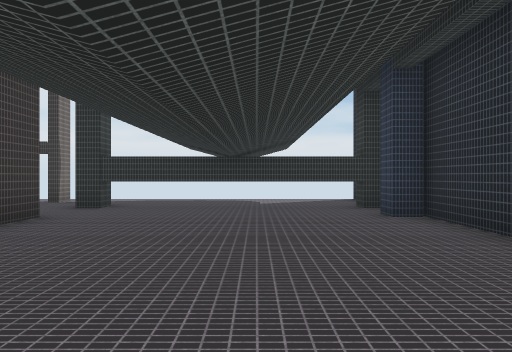
view 1 (above)

24 first-person views from a walk through a Unity game level. The camera is 1.5 m above the floor, looks level and sees 75° across. The floor is counted in squares, 2 m on a side. Each view is taken from the middle of a square. On the plan, view 1 faces up. The plan holds only what a view shows up to about 11 squares ahead; the rest is blank. The place goes on beyond the plan. The player is left out. Some animated figures are left out. Surface patterns are stand-ins for the level's own textures.

view 2
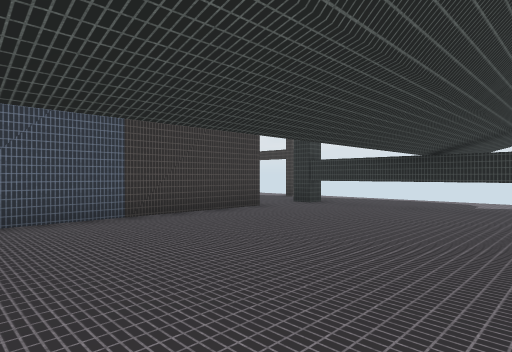

view 3
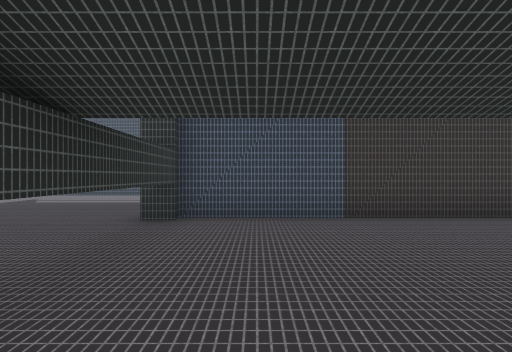

view 4
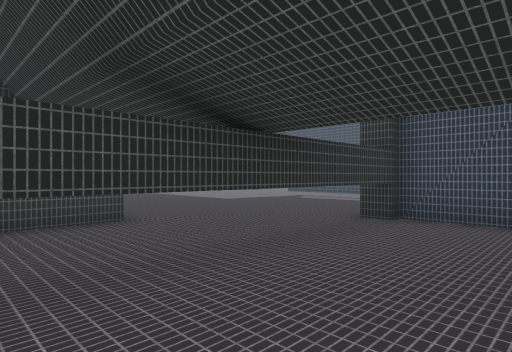

view 5
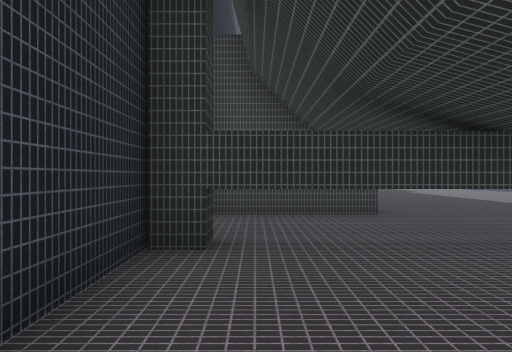

view 6
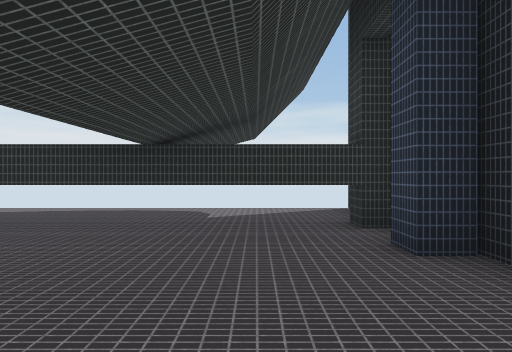

view 7
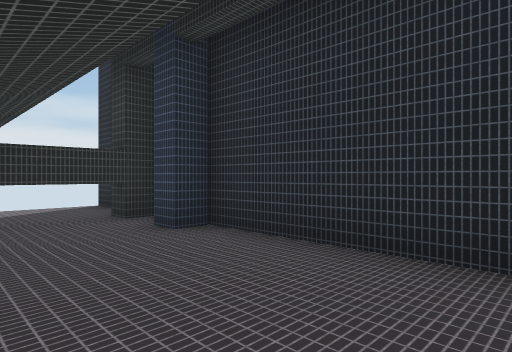

view 8
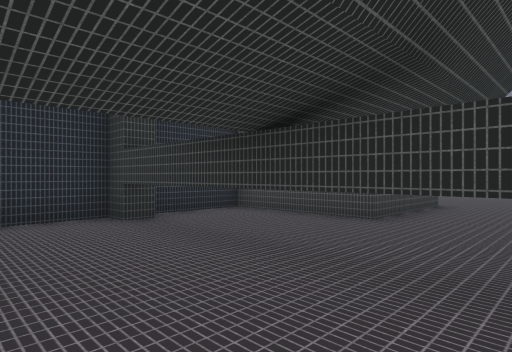

view 9
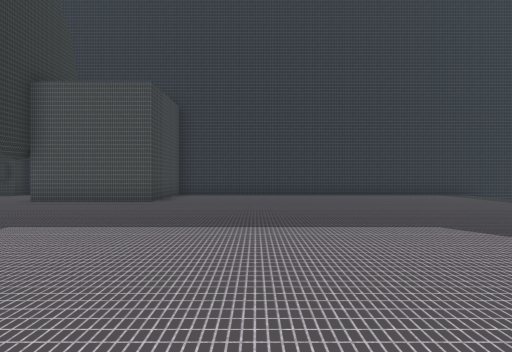

view 10
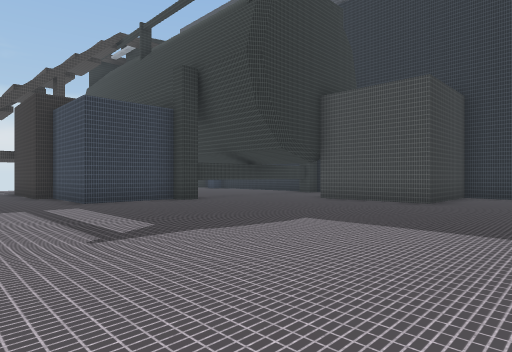

view 11
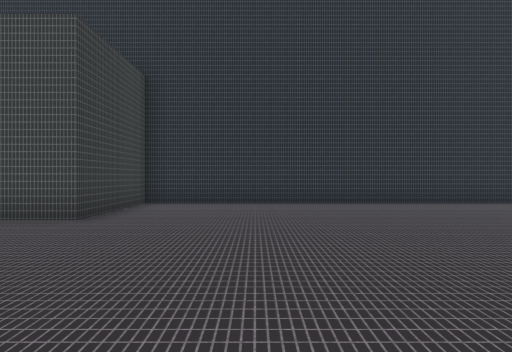

view 12
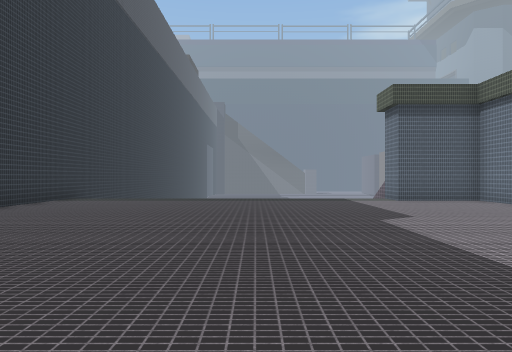

view 13
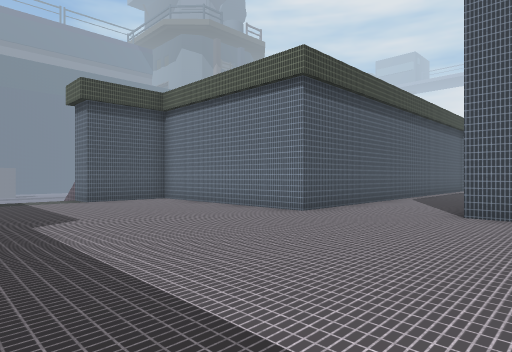

view 14
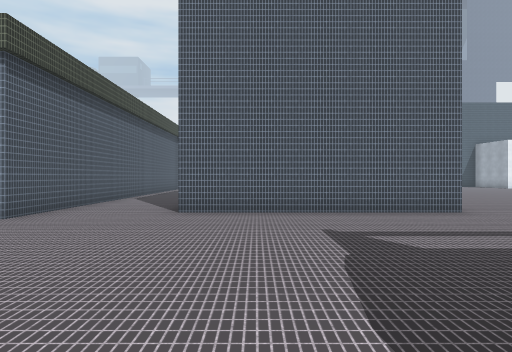

view 15
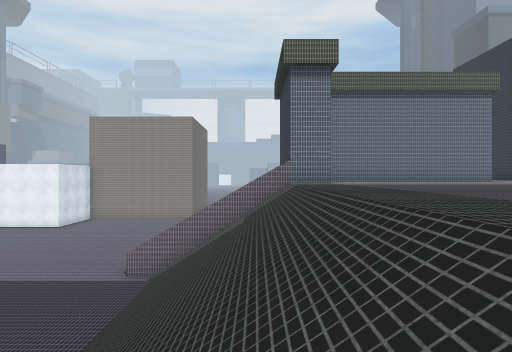

view 16
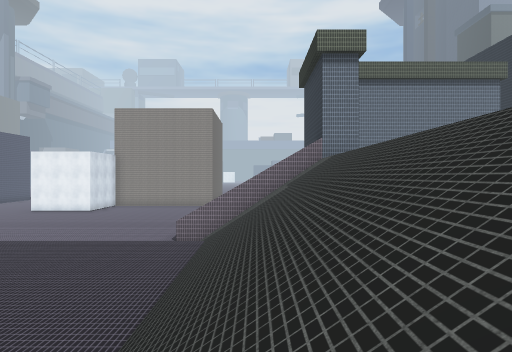

view 17
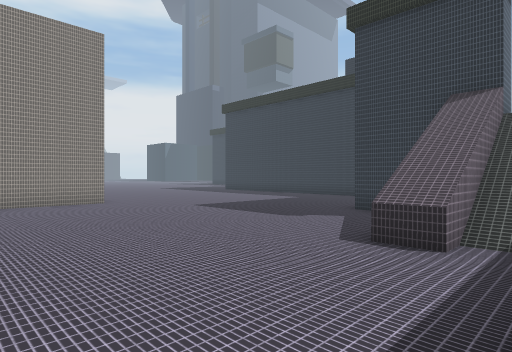

view 18
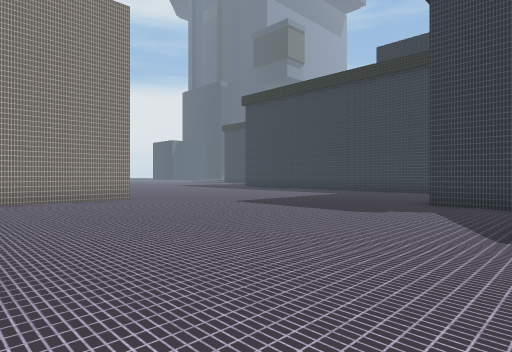

view 19
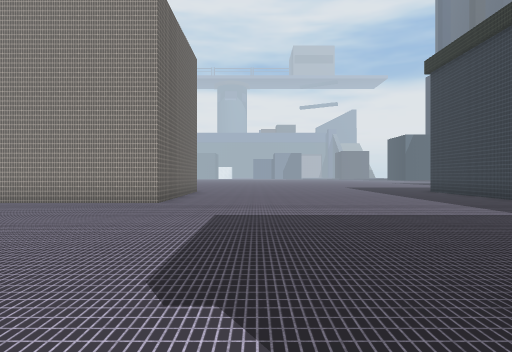

view 20
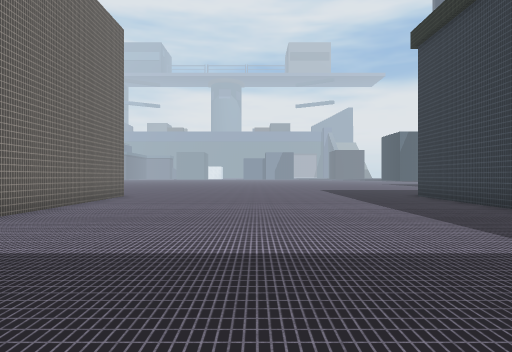

view 21
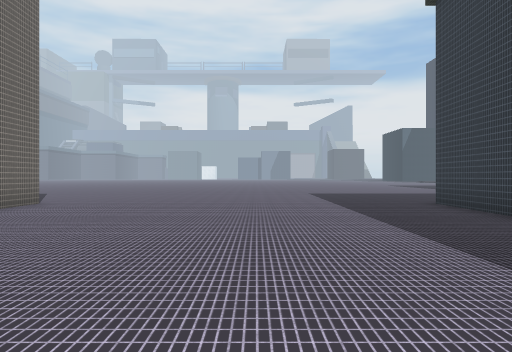

view 22
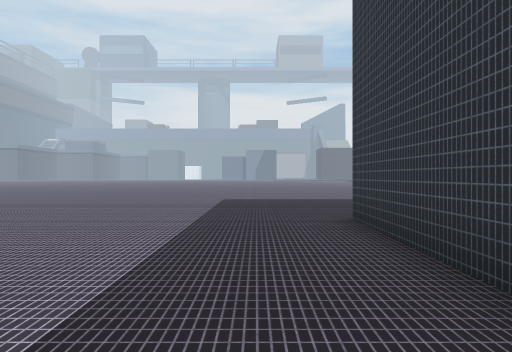

view 23
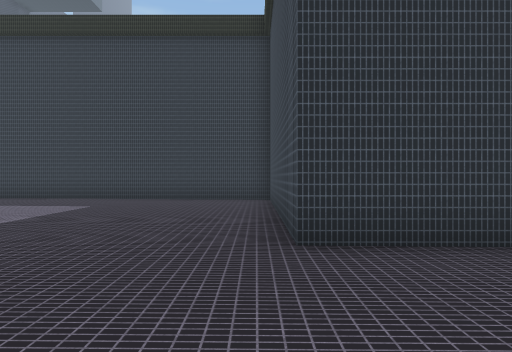

view 24
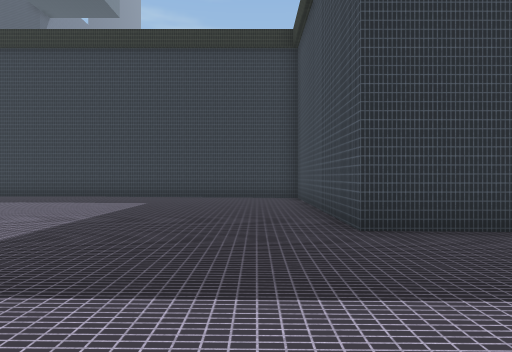

### Floor plan
Key: @ floor where view 1 was taken; # wall or solid block; . main floor; - floor 4.25 m lower than the main floor; _ floor 4.5 m lower than the main floor; < floor 4.75 m lower than the main floor; / step, stairs or slope; v drop or lower ground; T thing the floor can be seen under or through.
Columns run from 30 left of view 1 to 3 right of it. Each row starts with its distance up from view 1.
 11                                  #
 10                         #........#
  9                         .........
  8                          .TTTTTTTT
  7                          ........T
  6                           #......#
  5                           #......#
  4                           #......#
  3                       .#  #......#
  2                       .#  #......#
  1                ..     .#  #......#
  0                ...   ..####...@..#
 -1                 ...  .....TTTTTTT#
 -2                   ...............#
 -3                    #.............#
 -4                    #..........####
 -5 ########           #..........#
 -6 _______#           #..........#
 -7 _______#           #..........####
 -8 _______#           #.............#
 -9 _______#        .................#
-10 _______#       ..................#
-11 _______#       ..................#
-12  ______#####   ######............#
-13  ____________       #............#
-14  _____________      #............#
-15  _______________    #............#
-16  __________________ #............#
-17  __________________ ##v..........#
-18  __________________####..........#
-19  ____________________<#/////////
-20  ____________________<#//////////
-21  ____________________<#////////
-22  __ _________________<#</-----
-23     ___######________<<</-----
-24             #________<<</---
-25             #________<<</--
-26             #________<<</-
-27             #     ___<< /

Where each view was taken, in squares from view 1:
view 1: 0 up, 0 right, facing up
view 2: 0 up, 2 right, facing up-left
view 3: 1 up, 2 right, facing left
view 4: 2 up, 2 right, facing down-left
view 5: 3 up, 2 right, facing down
view 6: 3 up, 1 right, facing up
view 7: 2 up, 0 right, facing up-right
view 8: 2 up, 3 left, facing down-right
view 9: 10 down, 10 left, facing right
view 10: 10 down, 10 left, facing up-right
view 11: 10 down, 6 left, facing right
view 12: 7 down, 3 left, facing down
view 13: 7 down, 4 left, facing down-left
view 14: 7 down, 4 left, facing left
view 15: 19 down, 1 right, facing left
view 16: 20 down, 2 right, facing left
view 17: 27 down, 6 left, facing up-left
view 18: 27 down, 8 left, facing up-left
view 19: 20 down, 9 left, facing left
view 20: 18 down, 12 left, facing left
view 21: 17 down, 15 left, facing left
view 22: 14 down, 18 left, facing left
view 23: 16 down, 24 left, facing up
view 24: 17 down, 25 left, facing up
